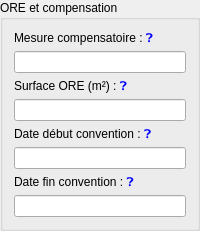
<widget class="QGroupBox" name="group_ore_et_compensation"><property name="title"><string>ORE et compensation</string></property><layout class="QVBoxLayout" name="group_ore_et_compensation_layout"><item>
                      <widget class="QLabel" name="lbl_txtParc_mesure_compens">
                        <property name="text"><string>Mesure compensatoire : &lt;a href="?" style="text-decoration:none;"&gt;❓&lt;/a&gt;</string></property>
                      <property name="textFormat"><enum>Qt::RichText</enum></property><property name="textInteractionFlags"><set>Qt::LinksAccessibleByMouse</set></property></widget>
                    </item>
                    <item>
                      <widget class="QLineEdit" name="txtParc_mesure_compens">
                        <property name="readOnly"><bool>true</bool></property>
                      </widget>
                    </item>
                    <item>
                      <widget class="QLabel" name="lbl_txtParc_surf_ore_m2">
                        <property name="text"><string>Surface ORE (m²) : &lt;a href="?" style="text-decoration:none;"&gt;❓&lt;/a&gt;</string></property>
                      <property name="textFormat"><enum>Qt::RichText</enum></property><property name="textInteractionFlags"><set>Qt::LinksAccessibleByMouse</set></property></widget>
                    </item>
                    <item>
                      <widget class="QLineEdit" name="txtParc_surf_ore_m2">
                        <property name="readOnly"><bool>true</bool></property>
                      </widget>
                    </item>
                    <item>
                      <widget class="QLabel" name="lbl_txtParc_date_debut_ore">
                        <property name="text"><string>Date début convention : &lt;a href="?" style="text-decoration:none;"&gt;❓&lt;/a&gt;</string></property>
                      <property name="textFormat"><enum>Qt::RichText</enum></property><property name="textInteractionFlags"><set>Qt::LinksAccessibleByMouse</set></property></widget>
                    </item>
                    <item>
                      <widget class="QLineEdit" name="txtParc_date_debut_ore">
                        <property name="readOnly"><bool>true</bool></property>
                      </widget>
                    </item>
                    <item>
                      <widget class="QLabel" name="lbl_txtParc_date_fin_ore">
                        <property name="text"><string>Date fin convention : &lt;a href="?" style="text-decoration:none;"&gt;❓&lt;/a&gt;</string></property>
                      <property name="textFormat"><enum>Qt::RichText</enum></property><property name="textInteractionFlags"><set>Qt::LinksAccessibleByMouse</set></property></widget>
                    </item>
                    <item>
                      <widget class="QLineEdit" name="txtParc_date_fin_ore">
                        <property name="readOnly"><bool>true</bool></property>
                      </widget>
                    </item>
                  </layout></widget>
